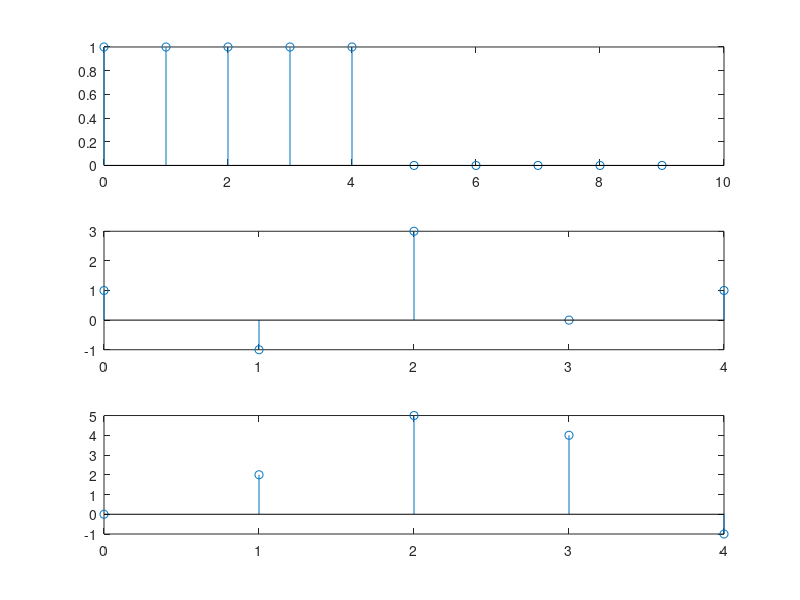
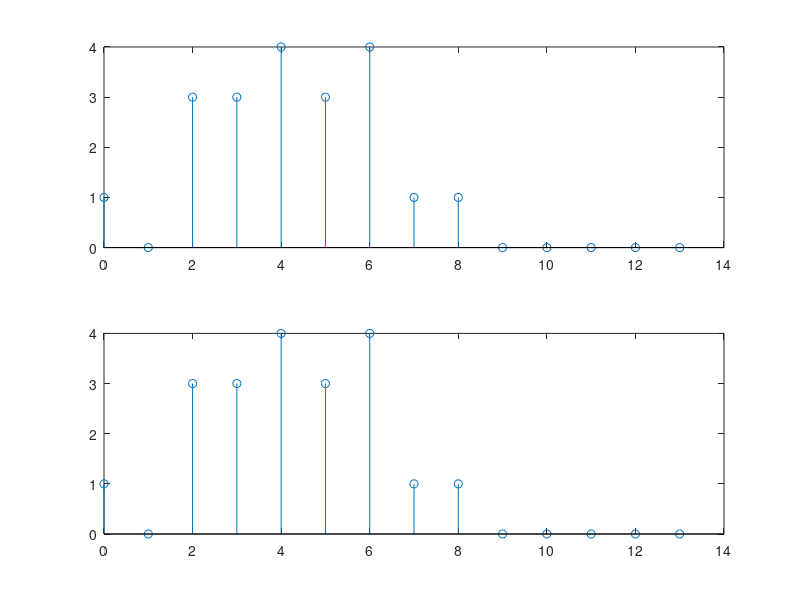
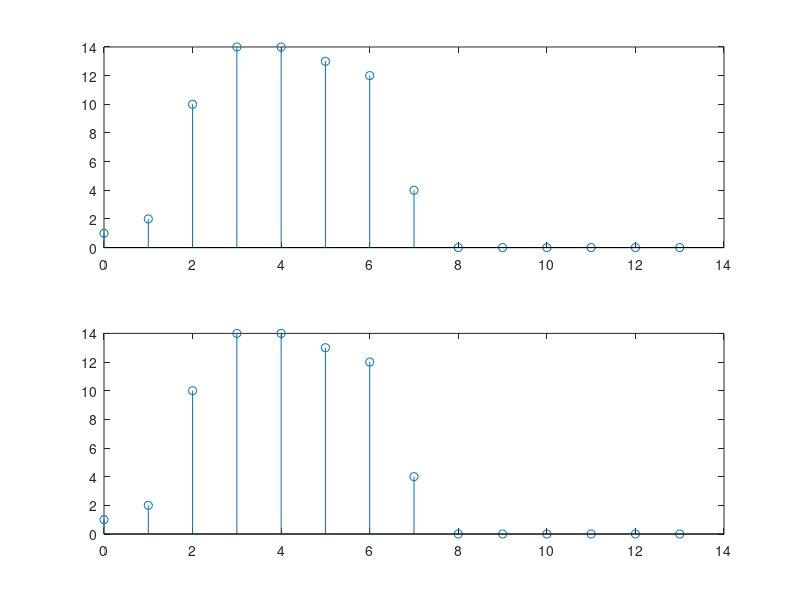
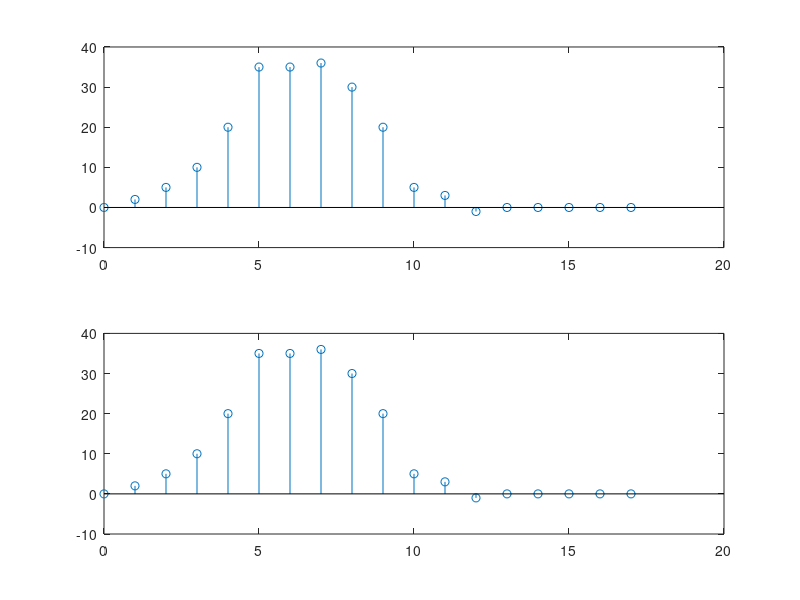

The MATLAB source for these figures, in order:
clc;
clear;

figure(1)
X1=0:9;
X2=0:4;
x1=[ones(1,5) zeros(1,5)];
h1=[1 -1 3 0 1];
h2=[0 2 5 4 -1];
subplot(3,1,1),stem(X1,x1);
subplot(3,1,2),stem(X2,h1);
subplot(3,1,3),stem(X2,h2);

figure(2);
y1=conv(x1,h1);
y2=conv(h1,x1);
xx=(X1(1)+X2(1)):(X1(end)+X2(end));
subplot(2,1,1),stem(xx,y1);
subplot(2,1,2),stem(xx,y2);

figure(3);
y3=conv(x1,h1)+conv(x1,h2);
y4=conv(x1,h1+h2);
subplot(2,1,1),stem(xx,y3);
subplot(2,1,2),stem(xx,y4);

figure(4);
xh1=conv(x1,h1);
y5=conv(xh1,h2);
h1h2=conv(h1,h2);
y6=conv(x1,h1h2);
xx2=(X1(1)+X2(1)+X2(1)):(X1(end)+X2(end)+X2(end));
subplot(2,1,1),stem(xx2,y5);
subplot(2,1,2),stem(xx2,y6);